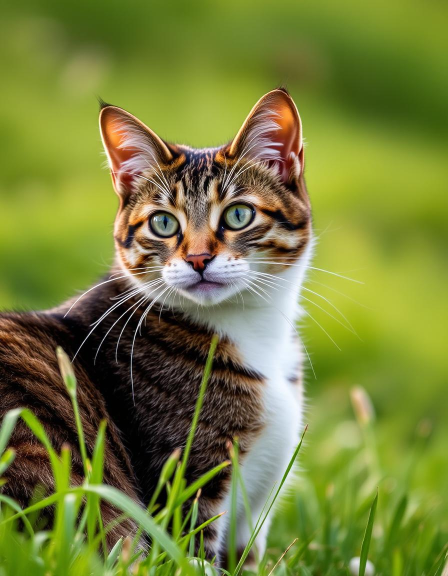
#> input picture Computação Grafica/estegnografia/imagem_original.png, 896 x 1152 px (shown at 1/2 size); its folder holds only this picture in this run
$ python -i filtros.py   (imports and definitions only)
#> lines starting #> are read from the running program, lines starting #| are printed output that depends on the picture
#> further down, picture is the input picture: PIL image 896x1152 RGBA; mean R, G, B, A 118.4, 128, 58.4, 255
from PIL import Image, ImageFilter, ImageChops
import numpy as np
import matplotlib
# [1 line not run here, left out]
import matplotlib.pyplot as plt
import io
import base64
from typing import Tuple, Optional, Union
import warnings
# [1 line not run here, left out]

# Tipos personalizados para melhor legibilidade
ImageType = Union[Image.Image, np.ndarray]

# Configurações globais
MAX_IMAGE_SIZE = (1920, 1080)  # Tamanho máximo permitido
COMPRESSION_QUALITY = 85  # Qualidade da compressão JPEG
DEFAULT_GAMMA = 1.0  # Valor padrão para correção gamma
THRESHOLD_DEFAULT = 128  # Valor padrão para limiarização (P&B)

def validar_e_preparar_imagem(imagem: Image.Image) -> Image.Image:
    """
    Valida e prepara a imagem para processamento.
    Redimensiona se necessário e converte para RGB.
    """
    if imagem.size[0] * imagem.size[1] > MAX_IMAGE_SIZE[0] * MAX_IMAGE_SIZE[1]:
        imagem.thumbnail(MAX_IMAGE_SIZE, Image.Resampling.LANCZOS)

    # Garantir que a imagem está em RGB
    if imagem.mode != 'RGB':
        imagem = imagem.convert('RGB')

    return imagem

# [142 lines left out: functions processar_em_lotes, converter_para_cinza, aplicar_preto_e_branco, aplicar_correcao_gamma, aplicar_negativo, aplicar_mediana and 1 more, not called in this run]

def aplicar_sobel(imagem: Image.Image, direcao: str = 'ambos') -> Image.Image:
    """
    Aplica o filtro Sobel na imagem.

    Args:
        imagem: Imagem de entrada
        direcao: 'x', 'y' ou 'ambos' para direção do gradiente
    """
    imagem = validar_e_preparar_imagem(imagem)

    # Converter para escala de cinza
    imagem = imagem.convert('L')
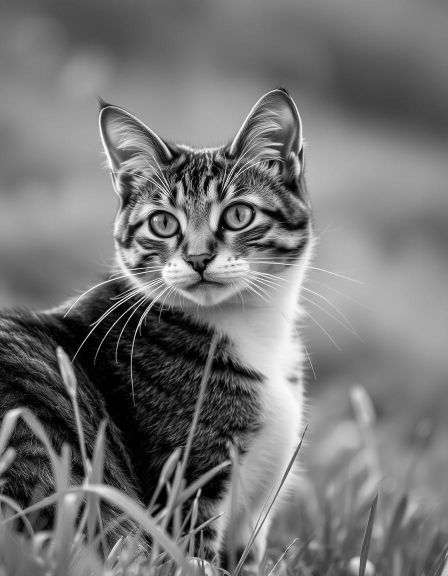
#> imagem: PIL image 896x1152 L (shown at 1/2 size); min 0, max 255, mean 117.2

    # Definir kernels Sobel
    kernel_x = ImageFilter.Kernel((3,3), [-1,0,1,-2,0,2,-1,0,1], 1)
    kernel_y = ImageFilter.Kernel((3,3), [-1,-2,-1,0,0,0,1,2,1], 1)

    if direcao == 'x':
        resultado = imagem.filter(kernel_x)
    elif direcao == 'y':
        resultado = imagem.filter(kernel_y)
    else:
        sobel_x = imagem.filter(kernel_x)
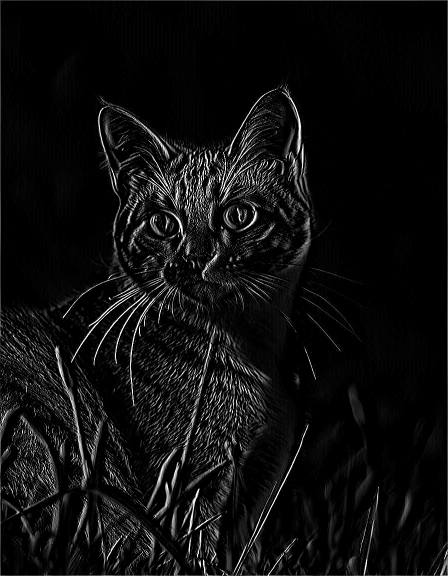
#> sobel_x: PIL image 896x1152 L (shown at 1/2 size); min 0, max 255, mean 14.4
        sobel_y = imagem.filter(kernel_y)
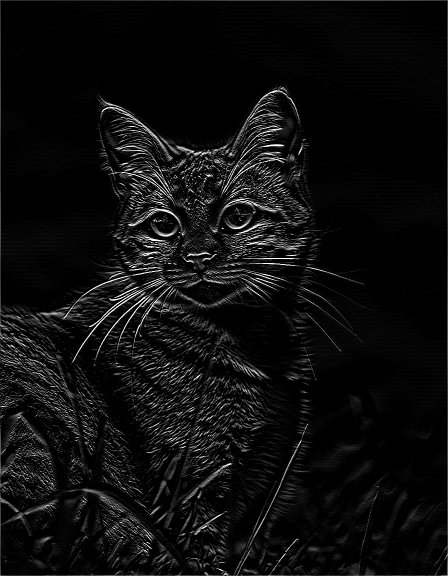
#> sobel_y: PIL image 896x1152 L (shown at 1/2 size); min 0, max 255, mean 13.6
        resultado = ImageChops.add(sobel_x, sobel_y)
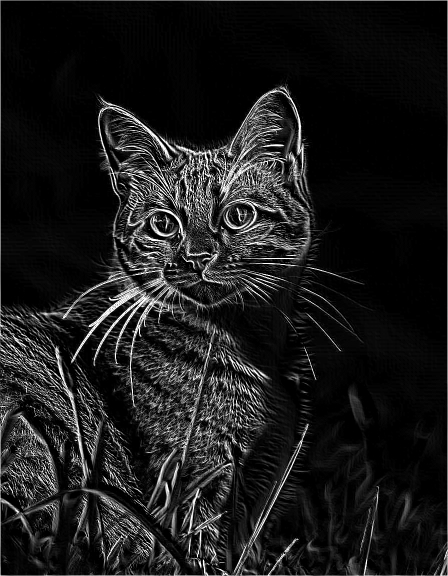
#> resultado: PIL image 896x1152 L (shown at 1/2 size); min 0, max 255, mean 27.3

    return resultado.convert('RGB')

# [99 lines left out: functions aplicar_prewitt, aplicar_laplaciano, gerar_histograma, not called in this run]

>>> from PIL import Image
>>> picture = Image.open('../estegnografia/imagem_original.png')
>>> result = aplicar_sobel(picture)
